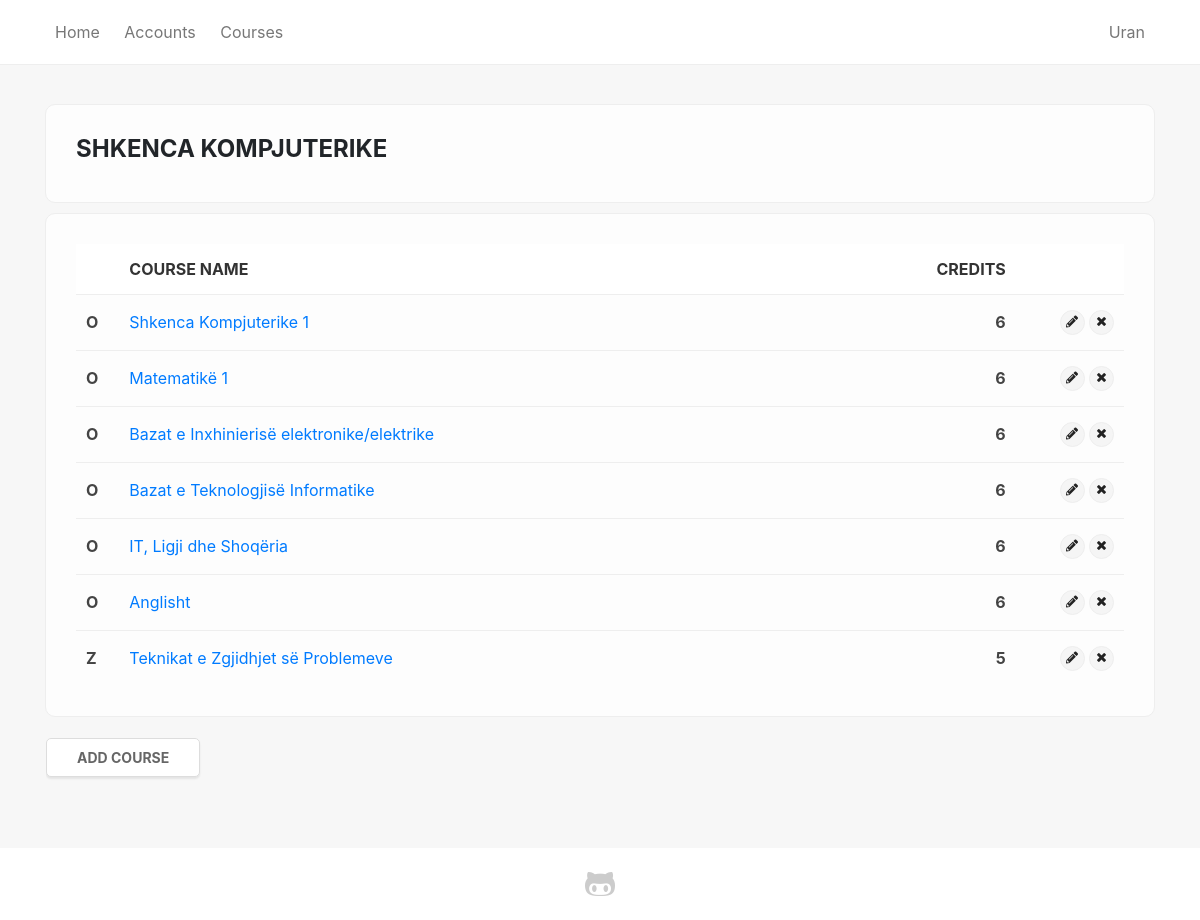
Page /program/1?page=2 (signed in) on the earlier database version.
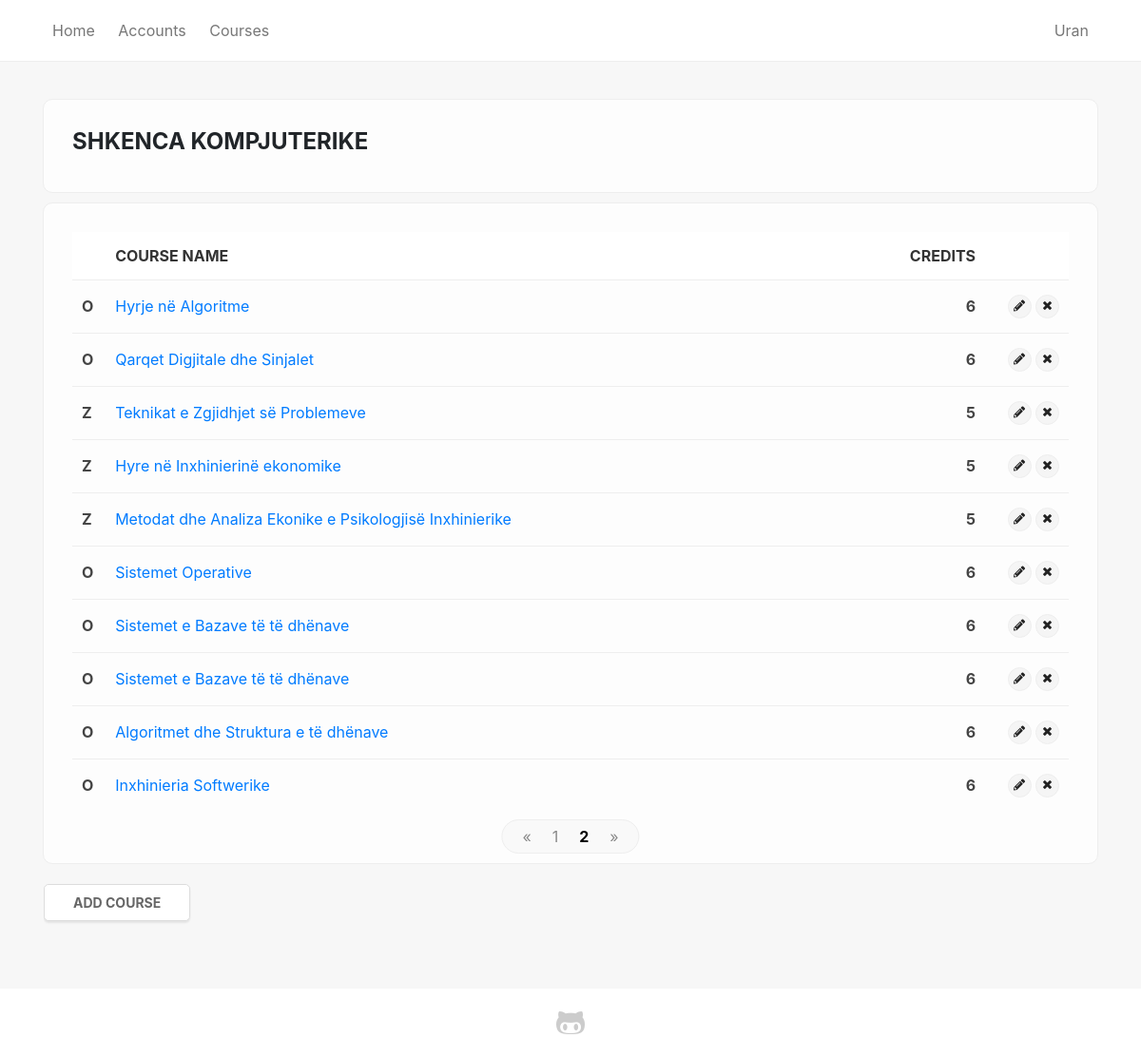
Same page on the later database version.
### sems/models.py (models this page shows)
class Course(models.Model):
    name = models.CharField(max_length=200)
    summary = models.TextField(max_length=600, null=True, blank=True)
    program = models.ForeignKey(Program, on_delete=models.CASCADE)
    start_date = models.DateField()
    end_date = models.DateField()
    credits = models.IntegerField(null=True, default=0)
    obligative = models.BooleanField(default=True)
    year = models.IntegerField(choices=YEARS, default=1)
    semester = models.IntegerField(choices=SEMESTER, default=1)
    level = models.CharField(max_length=100, choices=LEVELS, default='Bachelor')
    def __str__(self):
        return self.name
    def get_type(self):
        if self.obligative:
            return "O"
        else:
            return "Z"

### sems/views.py (the view)
# urls.py: path('program/<int:pk>', views.program_detail, name='program_single'),
def program_detail(request, pk):
    program = Program.objects.get(pk=pk)
    courses = Course.objects.filter(program_id=pk)
    paginator = Paginator(courses, 10)
    page = request.GET.get('page')
    courses = paginator.get_page(page)
    if request.user.is_authenticated:
        return render(
            request,
            'program_single.html',
            {'program': program, 'courses': courses, 'credits': credits},
        )
    else:
        return redirect('login')

### sems/templates/program_single.html (shortened to what this page needs)
{% extends 'base_generic.html' %}
{% block content %}
<div class="container">
    <div class="no-shade card-box">
        <h4>{{ program.name }}</h4>
    </div>
    <div class="shadow-box">
        {% if courses %}
        <table>
            <thead>
                <tr>
                    <th></th>
                    <th>Course name</th>
                    <th class="text-right">Credits</th>
                    <th></th>
                </tr>
            </thead>
        {% for course in courses %}
            <tr>
                <td style="max-width: 20px"><b>{{ course.get_type }}</b></td>
                <td><a href="{% url 'course_detail' pk=course.pk %}">{{ course }}</a></td>
                <td class="text-right"><b>{{ course.credits }}</b></td>
                {% if user.is_superuser %}
                    <td style="max-width: 50px" class="text-right">
                        <a title="Edit" href="{% url 'course_edit' pk=course.pk %}" class="label sm-label"><i class="fas fa-pencil-alt"></i></a>
                        <span class="with-popup">
                            <a title="Delete" class="label sm-label"><i class="fas fa-times"></i></a>
                        </span>
                    </td>
                {% endif %}
            </tr>
        {% endfor %}
        </table>
        {% else %}
        <p class="text-center"><i class="material-icons">sentiment_dissatisfied</i><br/>No courses added</p>
        {% if user.is_superuser %}
        <p class="text-center lead">Start by <a href="{% url 'course_add' pk=program.pk %}">adding new course</a></p>
        {% endif %}
        {% endif %}
        {% if courses.paginator.page_range|length > 1 %}
        <br>
        <div class="pagination">
            <a href="?page=1">&laquo;</a>
            {% for i in courses.paginator.page_range %}
                {% if i == courses.number %}
                    <a href="?page={{ i }}"><b>{{ i }}</b></a>
                {% else %}
                    <a href="?page={{ i }}">{{ i }}</a>
                {% endif %}
            {% endfor %}
            <a href="?page={{ courses.paginator.num_pages }}">&raquo;</a>
        </div>
        {% endif %}
    </div>
    {% if user.is_authenticated and user.is_superuser and courses %}
    <div class="empty-box">
        <a class="btn btn-primary" href="{% url 'course_add' pk=program.pk %}">Add course</a>
    </div>
    {% endif %}
</div>
{% endblock %}

Differences in the rows shown:
no longer on this page (row unchanged): Course: get_type "O", name "Shkenca Kompjuterike 1", credits "6"
no longer on this page (row unchanged): Course: get_type "O", name "Matematikë 1", credits "6"
no longer on this page (row unchanged): Course: get_type "O", name "Bazat e Inxhinierisë elektronike/elektrike", credits "6"
no longer on this page (row unchanged): Course: get_type "O", name "Bazat e Teknologjisë Informatike", credits "6"
no longer on this page (row unchanged): Course: get_type "O", name "IT, Ligji dhe Shoqëria", credits "6"
no longer on this page (row unchanged): Course: get_type "O", name "Anglisht", credits "6"
added Course: get_type "O", name "Hyrje në Algoritme", credits "6"
added Course: get_type "O", name "Qarqet Digjitale dhe Sinjalet", credits "6"
added Course: get_type "Z", name "Hyre në Inxhinierinë ekonomike", credits "5"
added Course: get_type "Z", name "Metodat dhe Analiza Ekonike e Psikologjisë Inxhinierike", credits "5"
added Course: get_type "O", name "Sistemet Operative", credits "6"
added Course: get_type "O", name "Sistemet e Bazave të të dhënave", credits "6"
added Course: get_type "O", name "Sistemet e Bazave të të dhënave", credits "6"
added Course: get_type "O", name "Algoritmet dhe Struktura e të dhënave", credits "6"
added Course: get_type "O", name "Inxhinieria Softwerike", credits "6"
Other differences:
new list line: "1"
new list line: "2"
